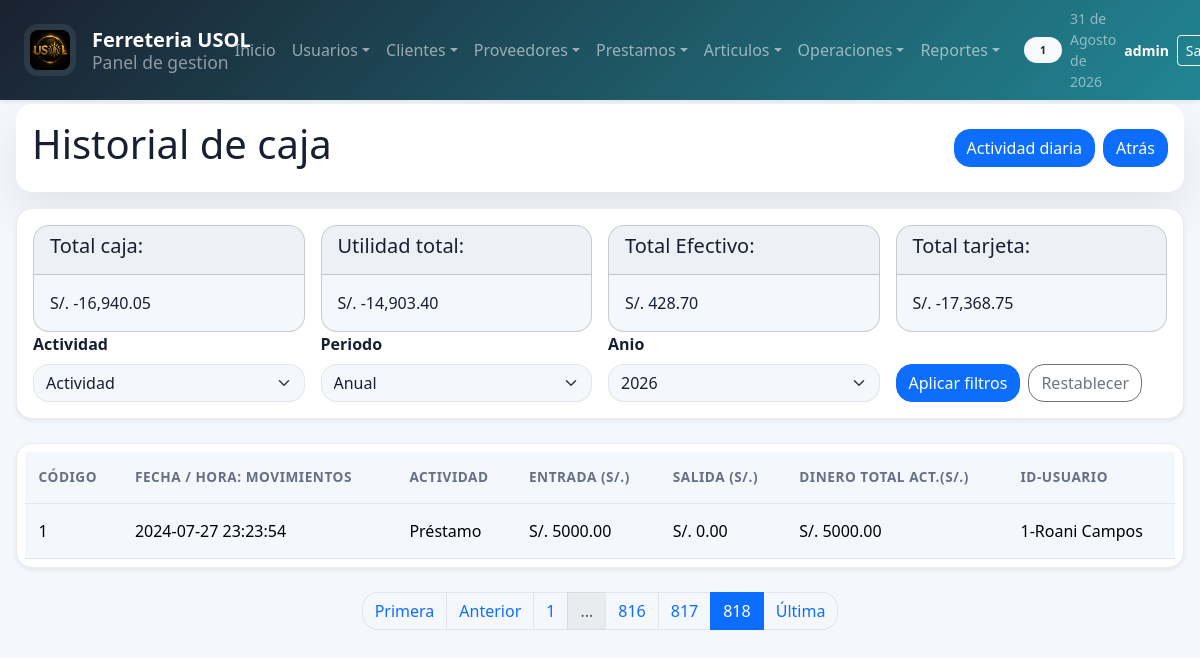
The app's page /sistema/caja/lista_caja.php?page=818 (signed in) with its own data.
### tables this page shows
CREATE TABLE `caja` (
  `IdCaja` int(11) NOT NULL AUTO_INCREMENT,
  `FechaApertura` datetime NOT NULL DEFAULT current_timestamp(),
  `Actividad` text NOT NULL,
  `Monto_inicial` decimal(8,2) NOT NULL,
  `Monto_salida` decimal(8,2) NOT NULL,
  `totalEfectivoDia` double DEFAULT NULL,
  `totalTarjetaDia` double DEFAULT NULL,
  `totalCajaDia` double DEFAULT NULL,
  `utilidadDia` double DEFAULT NULL,
  `TotalEfectivo` float(8,2) NOT NULL,
  `TotalTarjeta` float(8,2) NOT NULL,
  `Total_caja` decimal(8,2) NOT NULL,
  `Utilidad` float(8,2) NOT NULL,
  `Cod_Empleado` int(11) NOT NULL,
  `Estado` varchar(10) NOT NULL,
  PRIMARY KEY (`IdCaja`),
  KEY `Cod_Empleado` (`Cod_Empleado`)
);

CREATE TABLE `empleados` (
  `IdEmpleado` int(11) NOT NULL AUTO_INCREMENT,
  `Nombre` varchar(50) NOT NULL,
  `Dni` int(11) NOT NULL,
  `Direccion` varchar(50) NOT NULL,
  `Telefono` int(11) NOT NULL,
  `Email` varchar(50) NOT NULL,
  `Usuario` varchar(20) NOT NULL,
  `Clave` varchar(300) NOT NULL,
  `Rol` int(11) NOT NULL,
  PRIMARY KEY (`IdEmpleado`),
  KEY `Rol` (`Rol`)
);

### sistema/includes/analytics.php (called while the page is built, shortened)
<?php
function analyticsGetDateFilters($source = null)
{
    $source = is_array($source) ? $source : $_GET;
    $currentYear = (int)date('Y');
    $currentMonth = date('Y-m');
    $period = isset($source['period']) ? strtolower(trim((string)$source['period'])) : 'year';
    $selectedYear = isset($source['year']) ? (int)$source['year'] : $currentYear;
    $selectedMonth = isset($source['month']) ? trim((string)$source['month']) : $currentMonth;
    $inputStart = isset($source['start_date']) ? trim((string)$source['start_date']) : '';
    $inputEnd = isset($source['end_date']) ? trim((string)$source['end_date']) : '';
    if ($period === 'month') {
        $monthDate = DateTime::createFromFormat('Y-m', $selectedMonth);
        if (!$monthDate) {
            $monthDate = DateTime::createFromFormat('Y-m', $currentMonth);
        }
        $startDate = $monthDate->format('Y-m-01');
        $endDate = $monthDate->format('Y-m-t');
        $label = strftime('%B %Y', strtotime($startDate));
    } else {
        $period = 'year';
        $startDate = sprintf('%04d-01-01', $selectedYear);
        $endDate = sprintf('%04d-12-31', $selectedYear);
        $label = 'Anio ' . $selectedYear;
    }
    $topLimit = isset($source['top_limit']) ? (int)$source['top_limit'] : 10;
    $topMetric = isset($source['top_metric']) ? trim((string)$source['top_metric']) : 'monto';
    return [
        'period' => $period,
        'year' => $selectedYear,
        'month' => $selectedMonth,
        'start_date' => $startDate,
        'end_date' => $endDate,
        'label' => ucfirst($label),
        'top_limit' => $topLimit,
        'top_metric' => $topMetric,
    ];
}
function analyticsGetYearOptions($pastYears = 5)
{
    $currentYear = (int)date('Y');
    $years = [];
    for ($year = $currentYear; $year >= ($currentYear - $pastYears); $year--) {
        $years[] = $year;
    }
    return $years;
}

### sistema/caja/lista_caja.php (the view, shortened to what this page needs)
<?php
    include "../../conexion.php";
    include "../includes/paginador.php";
    require_once __DIR__ . "/../includes/analytics.php";
    $filters = analyticsGetDateFilters($_GET);
    $yearOptions = analyticsGetYearOptions();
    $query = $conexionDB->prepare("
        SELECT Actividad
        FROM caja
        GROUP BY Actividad
    ");
    $query->execute();
    $result = $query->get_result();
    $results_per_page = 10;
    $current_page = isset($_GET['page']) ? intval($_GET['page']) : 1;
    $consulta = "
        SELECT c.IdCaja, c.FechaApertura, c.Actividad, c.Monto_inicial, c.Monto_salida, c.Total_caja, c.Cod_Empleado, e.Nombre
        FROM caja c
        INNER JOIN empleados e ON c.Cod_Empleado = e.IdEmpleado
        ORDER BY c.IdCaja DESC
    ";
    $where = "
        caja c
        INNER JOIN empleados e ON c.Cod_Empleado = e.IdEmpleado
        ORDER BY c.IdCaja DESC
    ";
    list($result, $total_records) = getPaginatedDataArticulos($conexionDB, $consulta, $where, $current_page, $results_per_page);
?>
<!DOCTYPE html>
<html lang="es">
<head>
	<?php include "../includes/scripts_2.php"; ?>
</head>
<body>
    <?php include "../includes/header_2.php"; ?>
	<section id="container">
        <div class="bg-white p-3 rounded shadow mb-3">
            <div class="d-flex flex-column flex-md-row justify-content-between align-items-md-center gap-3">
                <div class="mb-0">
                    <h1>Historial de caja</h1>
                </div>
                <div class="d-flex flex-wrap gap-2">
                    <a href="actividad_caja_diaria.php" class="btn_new">Actividad diaria</a>
                <a href="../index.php" class="btn_new">Atrás</a>
                </div>
            </div>
        </div>
        <div class="header_container">
            <div class="row g-3">
                <?php
                $totalc = mysqli_query($conexionDB,"SELECT TotalEfectivo,TotalTarjeta,Total_caja,Utilidad
                                                    FROM caja
                                                    WHERE IdCaja = (SELECT MAX(IdCaja)
                                                                    FROM caja)");
                $data = mysqli_fetch_array($totalc);
                $row = mysqli_num_rows($totalc);
                if($row > 0){
                    $TotalEfectivo = $data['TotalEfectivo'];
                    $TotalTarjeta = $data['TotalTarjeta'];
                    $totalcaja = $data['Total_caja'];
                    $Utilidad = $data['Utilidad'];
                }else{
                    $TotalEfectivo = 0;
                    $TotalTarjeta = 0;
                    $totalcaja = 0;
                    $Utilidad = 0;
                }
                ?>
                <div class="col-lg-3 col-md-6">
                    <div class="card">
                        <div class="card-header">
                            <h5>Total caja: </h5>
                        </div>
                        <div class="card-body">
                            <span>S/. <?php echo number_format($totalcaja,2); ?></span>
                        </div>
                    </div>
                </div>
                <div class="col-lg-3 col-md-6">
                    <div class="card">
                        <div class="card-header">
                            <h5>Utilidad total: </h5>
                        </div>
                        <div class="card-body">
                            <span>S/. <?php echo number_format($Utilidad,2); ?></span>
                        </div>
                    </div>
                </div>
                <div class="col-lg-3 col-md-6">
                    <div class="card">
                        <div class="card-header">
                            <h5>Total Efectivo: </h5>
                        </div>
                        <div class="card-body">
                            <span>S/. <?php echo number_format($TotalEfectivo,2); ?></span>
                        </div>
                    </div>
                </div>
                <div class="col-lg-3 col-md-6">
                    <div class="card">
                        <div class="card-header">
                            <h5>Total tarjeta: </h5>
                        </div>
                        <div class="card-body">
                            <span>S/. <?php echo number_format($TotalTarjeta,2); ?></span>
                        </div>
                    </div>
                </div>
            </div>
            <div class="left_section">
                <div class="row g-3 align-items-end">
                    <div class="col-12 col-md-4 col-lg-3">
                        <label for="busqedaActividad">Actividad</label>
                        <select class="filtrosBusqueda" name="busqedaActividad" id="busqedaActividad">
                            <option value=""><a href="lista_caja.php">Actividad</a></option>
                        </select>
                    </div>
                    <div class="col-12 col-md-4 col-lg-3">
                        <label for="period">Periodo</label>
                        <select class="filtrosBusqueda" name="period" id="period">
                            <option value="year" <?php echo $filters['period'] === 'year' ? 'selected' : ''; ?>>Anual</option>
                        </select>
                    </div>
                    <div class="analytics-period-field col-12 col-md-4 col-lg-3" data-period-target="year">
                        <label for="year">Anio</label>
                        <select class="filtrosBusqueda" name="year" id="year">
                            <?php foreach ($yearOptions as $yearOption) { ?>
                                <option value="<?php echo $yearOption; ?>" <?php echo (int)$filters['year'] === (int)$yearOption ? 'selected' : ''; ?>><?php echo $yearOption; ?></option>
                            <?php } ?>
                        </select>
                    </div>
                    <div class="col-12 col-md-4 col-lg-3">
                        <div class="d-flex gap-2">
                            <button type="button" class="btn btn-primary" onclick="buscarCaja()">Aplicar filtros</button>
                            <a href="lista_caja.php" class="btn btn-outline-secondary">Restablecer</a>
                        </div>
                    </div>
                </div>
            </div>
        </div>
        <div class="containerTable">
            <table id="tablaCaja">
                <thead>
                    <tr>
                        <th>Código</th>
                        <th>Fecha / Hora: Movimientos</th>
                        <th>Actividad</th>
                        <th>Entrada (S/.)</th>
                        <th>Salida (S/.)</th>
                        <th>Dinero Total Act.(S/.)</th>
                        <th>ID-Usuario</th>
                    </tr>
                </thead>
                <tbody>
                    <?php
                        if($row > 0){
                            while ($data = $result->fetch_assoc()){
                            ?>
                                <tr>
                                    <td><?php echo $data["IdCaja"]; ?></td>
                                    <td><?php   $fechac = $data["FechaApertura"];
                                                $nfecha =  date("Y-m-d H:i:s", strtotime($fechac));
                                                echo $nfecha; ?></td>
                                    <td><?php echo $data["Actividad"]; ?></td>
                                    <td>S/. <?php echo $data["Monto_inicial"]; ?></td>
                                    <td>S/. <?php echo $data["Monto_salida"]; ?></td>
                                    <td>S/. <?php echo $data["Total_caja"]; ?></td>
                                    <td><?php echo $data["Cod_Empleado"]; ?>-<?php echo $data["Nombre"]; ?></td>
                                </tr>
                    <?php
                            }
                        }
                    ?>
                </tbody>
            </table>
        </div>
	</section>
</body>
</html>

### sistema/css/style.css (style rules this page uses)
:root, [data-bs-theme=light] { --bs-primary: #0f7b8a; --bs-primary-rgb: 15, 123, 138; --bs-secondary: #475467; --bs-secondary-rgb: 71, 84, 103; --bs-success: #15803d; --bs-info: #0ea5e9; --bs-warning: #d97706; --bs-danger: #dc2626; --bs-dark: #111827; --bs-body-bg: #f4f7fb; --bs-body-color: #172033; --bs-border-color: rgba(15, 23, 42, 0.08); --bs-border-radius: 1rem; --bs-border-radius-lg: 1.35rem; --bs-box-shadow: 0 20px 45px rgba(15, 23, 42, 0.08); --app-surface: rgba(255, 255, 255, 0.96); --app-muted: #667085; }
* { box-sizing: border-box; }
html { scroll-behavior: smooth; }
body { min-height: 100vh; background: var(--bs-body-bg); color: var(--bs-body-color); font-family: "Segoe UI", Tahoma, Geneva, Verdana, sans-serif; }
a { text-decoration: none; }
#container { padding: 6.5rem 1rem 2rem; }
.title_container, .header_container, .info_caja, .chart-container, .divInfoSistema, .containerDataUser, .containerDataEmpresa, .data_delete { background: var(--app-surface); border: 1px solid var(--bs-border-color); border-radius: var(--bs-border-radius-lg); box-shadow: var(--bs-box-shadow); }
.header_container { padding: 1.25rem; }
.left_section, .right_section { width: 100%; }
.containerTable { margin-bottom: 1.5rem; }
.containerTable table { min-width: 780px; }
.table > :not(caption) > * > * { padding: 0.95rem 0.85rem; }
.table thead th { color: var(--app-muted); font-size: 0.85rem; font-weight: 700; text-transform: uppercase; letter-spacing: 0.04em; }
.btn_new, .btn_pdf, .btn_excel, .btn_save, .btn_save_1, .link_delete_1 { display: inline-flex; align-items: center; justify-content: center; gap: 0.5rem; }

### records on screen
caja: IdCaja "1", FechaApertura "2024-07-27 23:23:54", Actividad "Préstamo", Monto_inicial "5000.00", Monto_salida "0.00", Total_caja "5000.00", Cod_Empleado "1", Cod_Empleado.Nombre "Roani Campos"

### other values on screen
$_SESSION['rol_name'] "1"
fechaC() "31 de Agosto de 2026"
$_SESSION['user'] "admin"
$totalcaja "-16,940.05"
$Utilidad "-14,903.40"
$TotalEfectivo "428.70"
$TotalTarjeta "-17,368.75"
form field year "2026"
